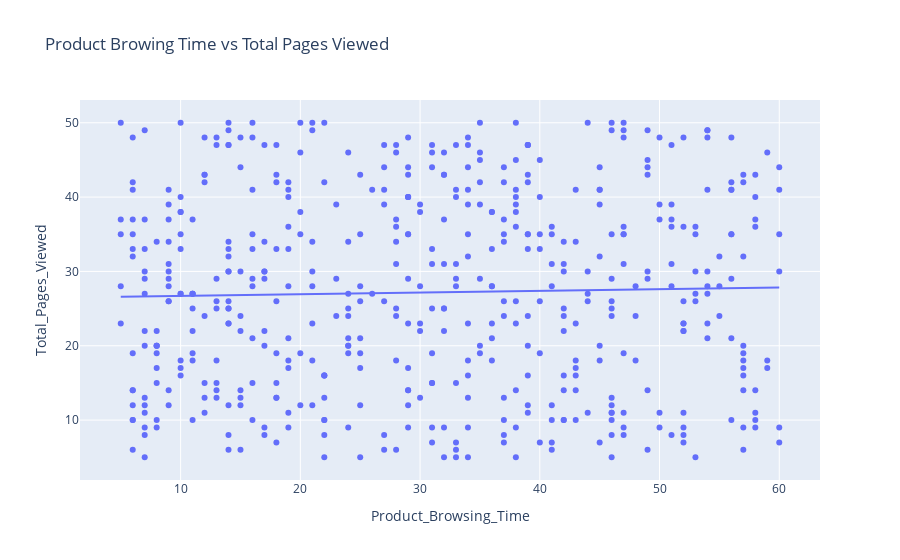

Notebook code cell kept with this figure:
### Markdown cell above
- [x] `261` males and `239` females

### Code cell
# plot 'Product_Browsing_Time' vs 'Total_Pages_Viewed'
fig = px.scatter(dataset, x='Product_Browsing_Time',
                        y = 'Total_Pages_Viewed', title = 'Product Browing Time vs Total Pages Viewed',
                        trendline='ols')
fig.show()

### Figure 1 — Plotly figure (JSON) as saved in the notebook; plotly's stock layout.template omitted (floating-point values rounded to 4 significant figures; data arrays with more than 128 entries replaced by an {"elided": "..."} marker saying what was removed)
{"data": [{"hovertemplate": "Product_Browsing_Time=%{x}<br>Total_Pages_Viewed=%{y}<extra></extra>", "legendgroup": "", "marker": {"color": "#636efa", "symbol": "circle"}, "mode": "markers", "name": "", "orientation": "v", "showlegend": false, "type": "scatter", "x": {"elided": "500 int values"}, "xaxis": "x", "y": {"elided": "500 int values"}, "yaxis": "y"}, {"hovertemplate": "<b>OLS trendline</b><br>Total_Pages_Viewed = 0.0228394 * Product_Browsing_Time + 26.4799<br>R<sup>2</sup>=0.000775<br><br>Product_Browsing_Time=%{x}<br>Total_Pages_Viewed=%{y} <b>(trend)</b><extra></extra>", "legendgroup": "", "marker": {"color": "#636efa", "symbol": "circle"}, "mode": "lines", "name": "", "showlegend": false, "type": "scatter", "x": {"elided": "500 int values"}, "xaxis": "x", "y": {"elided": "500 float values"}, "yaxis": "y"}], "layout": {"legend": {"tracegroupgap": 0}, "title": {"text": "Product Browing Time vs Total Pages Viewed"}, "xaxis": {"anchor": "y", "domain": [0, 1], "title": {"text": "Product_Browsing_Time"}}, "yaxis": {"anchor": "x", "domain": [0, 1], "title": {"text": "Total_Pages_Viewed"}}}}
